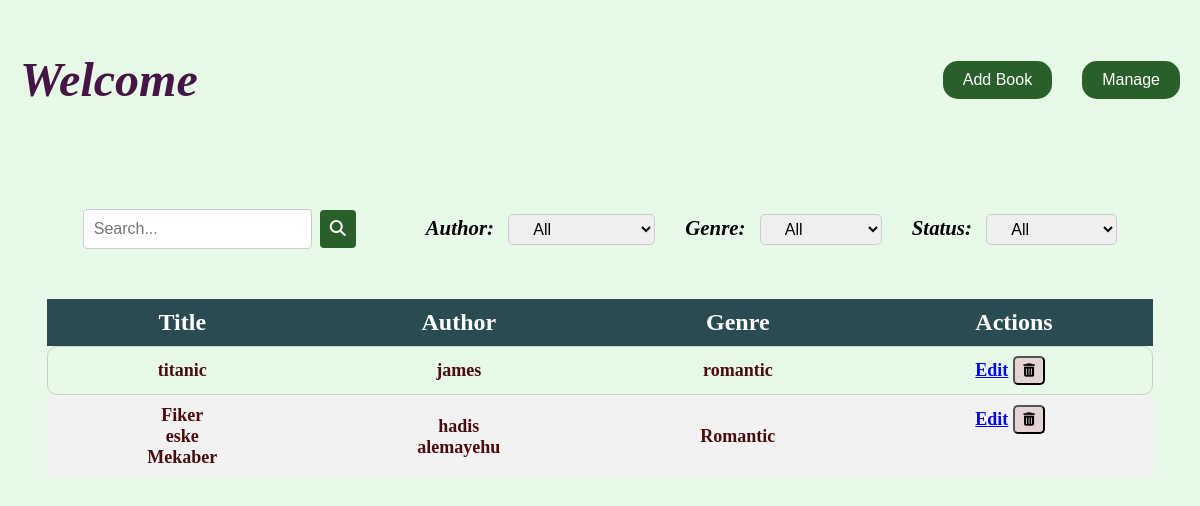
The page /user/studentdashboard/admindashboard/ on the database as committed earlier.
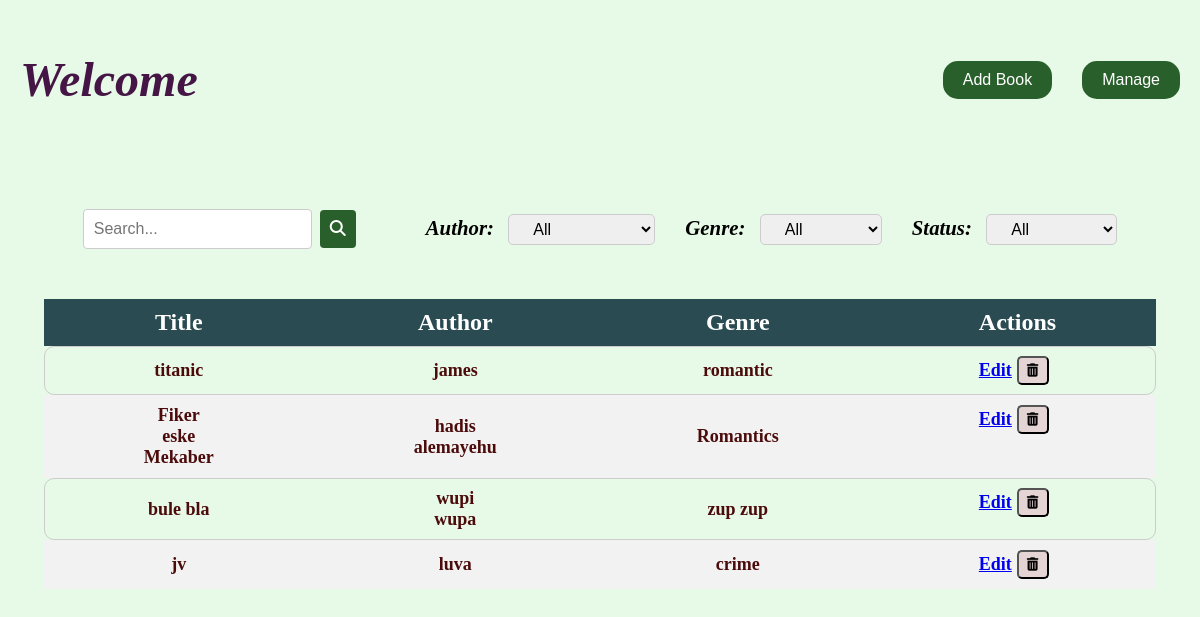
The same page on the database as committed later.
### BookManagment/models.py (models this page shows, shortened)
class Book(models.Model):
    title = models.CharField(max_length=100)
    author = models.CharField(max_length=100)
    genre = models.CharField(max_length=50)
    status = models.CharField(max_length=10, choices=[('available', 'Available'), ('borrowed', 'Borrowed')], default='available')

### BookManagment/views.py (the view)
# urls.py: path('admindashboard/',views.admindashboard, name='admindashboard'),
def admindashboard(request):
    books = Book.objects.all()
    return render(request, 'admindashboard.html', {'books': books})

### UserManagment/Templates/admindashboard.html (shortened to what this page needs)
<!DOCTYPE html>
<html lang="en">
<head>
    <link rel="stylesheet" href="https://cdnjs.cloudflare.com/ajax/libs/font-awesome/6.5.1/css/all.min.css">
</head>
<body>
    <div class="admin_page">
        <div id="greeting">
            <h1>Welcome </h1>
            <div id="wii"><a href="{% url 'add_book' %}"><button type="submit">Add Book</button></a>
            <a href="{% url 'admin:index' %}" target="_blank"><button>Manage</button></a></div>
        </div>
        <div class="search_book">
            <div id="search_content">
                <div class="search">
                    <input type="text" id="search-input" placeholder="Search..." oninput="updateSearch()">
                    &nbsp;&nbsp;<button onclick="search()"><i class="fa-solid fa-magnifying-glass"></i></button>
                </div>
                <div id="options">
                    <div class="auth">
                        <label for="author">Author: &nbsp;</label>
                        <select name="author" id="author" onchange="updateSearch()">
                            <option value="all">All</option>
                        </select>
                    </div>
                    <div class="genre">
                        <label for="genre">Genre: &nbsp;</label>
                        <select name="genre" id="genre" onchange="updateSearch()">
                            <option value="all">All</option>
                        </select>
                    </div>
                    <div class="status">
                        <label for="status">Status: &nbsp;</label>
                        <select name="status" id="status" onchange="updateSearch()">
                            <option value="all">All</option>
                        </select>
                    </div>
                </div>
            </div>
            <div id="books">
                <table id="search-table">
                    <thead>
                        <tr>
                            <th>Title</th>
                            <th>Author</th>
                            <th>Genre</th>
                            <th>Actions</th>
                        </tr>
                    </thead>
                    <tbody>
                        {% for book in books %}
                        <tr>
                            <td>{{ book.title }}</td>
                            <td>{{ book.author }}</td>
                            <td>{{ book.genre }}</td>
                            <td id="edit_delete">
                                <a href="{% url 'edit_book' book.id %}">Edit</a>
                                <form action="{% url 'delete_book' book.id %}" method="post">
                                    <button type="submit"><i class="fa-solid fa-trash-can"></i></button>
                                </form>
                            </td>
                        </tr>
                        {% endfor %}
                    </tbody>
                </table>
            </div>
        </div>
    </div>
</body>
</html>

### UserManagment/Templates/admindashboard.html (style rules this page uses)
body { background-color: #e7f9e7; margin: 0; padding: 0; font-family: "Playfair Display", serif; font-optical-sizing: auto; font-weight: 500; font-style: normal; }
#greeting { display: flex; align-items: center; justify-content: space-between; padding: 20px; }
#greeting h1 { font-size: 3rem; color:rgb(69, 22, 69); font-style: italic; }
#greeting button { padding: 10px 20px; background-color: #295f2b; color: white; border: none; border-radius: 15px; font-size: 1rem; cursor: pointer; }
.search_book { display: flex; flex-direction: column; align-items: center; margin-top: 50px; }
#search_content { display: flex; flex-direction: row; align-items: center; margin-bottom: 30px; column-gap: 50px; }
.search { display: flex; align-items: center; margin-right: 20px; }
#search-input { padding: 10px; border: 1px solid #ccc; border-radius: 4px; font-size: 1rem; outline: none; }
.search button { padding: 10px; background-color: #295f2b; color: white; border: none; border-radius: 4px; font-size: 1rem; cursor: pointer; }
#options { display: flex; flex-direction: row; align-items: center; column-gap: 30px; }
#options label { font-size: 1.3rem; font-weight: bold; font-style: italic; }
.auth select, .genre select, .status select { padding: 5px 20px; font-size: 1rem; border: 1px solid #ccc; border-radius: 5px; }
#books { margin-top: 20px; display: flex; align-items: center; flex-direction: column; }
#search-table { width:50%; border-collapse:collapse; }
#search-table th, #search-table td { text-align: center; padding: 10px 100px; }
#search-table th { background-color: #2a4b52; color: white; font-size:1.5rem; }
#search-table td { font-size: large; font-weight: bold; color: rgb(75, 11, 11); }
#search-table tr { position: relative; }
#search-table tr::before { content: ""; position: absolute; top: 0; left: 0; right: 0; bottom: 0; border-radius: 10px; border: 1px solid #ccc; z-index: -1; }
#search-table tr:nth-child(even) { background-color: #f2f2f2; }
#edit_delete { display: flex; column-gap: 5px; align-items: center; }
#wii { display: flex; column-gap: 30px; }
#edit_delete button { background-color: #e5d4d4; border-color: black; border-radius: 5px; padding:5px 8px; }

Rows that differ between the two databases and show on the page:
changed Book "Fiker eske Mekaber": genre "Romantic" → "Romantics"
added Book: title "bule bla", author "wupi wupa", genre "zup zup"
added Book: title "jv", author "luva", genre "crime"
